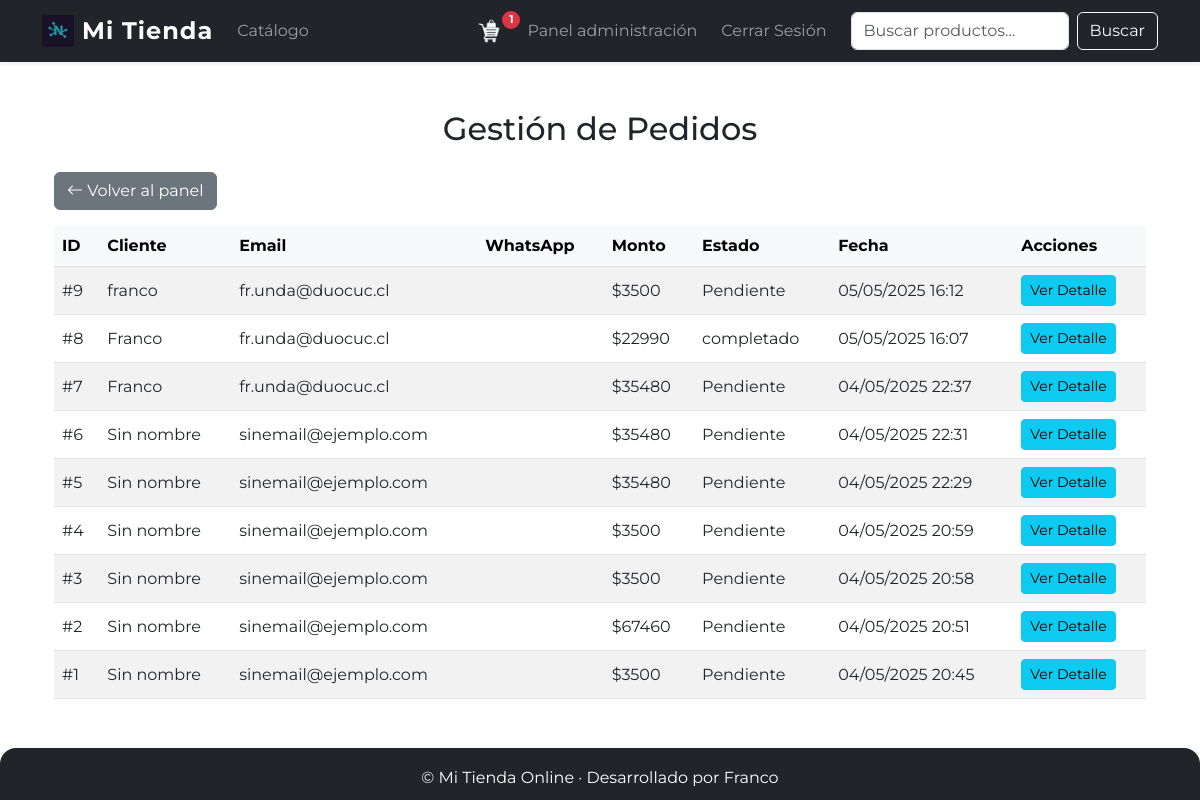
The page /panel/pedidos/ (signed in) on the database as committed earlier.
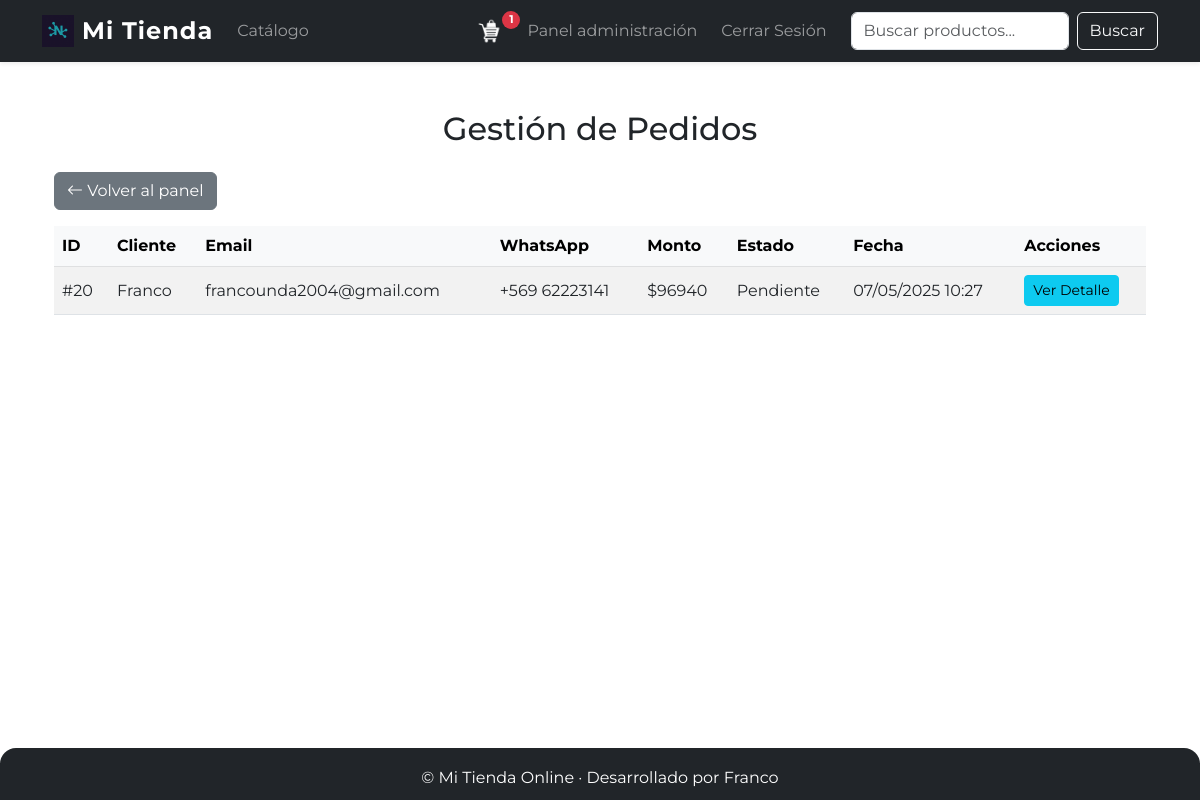
The same page on the database as committed later.
### tienda/models.py (models this page shows, shortened)
class Carrito(models.Model):
    usuario = models.OneToOneField(User, on_delete=models.CASCADE, null=True, blank=True)
    fecha_creacion = models.DateTimeField(auto_now_add=True)

class Pedido(models.Model):
    ESTADOS = (
        ('pendiente', 'Pendiente'),
        ('pagado', 'Pagado'),
        ('enviado', 'Enviado'),
        ('entregado', 'Entregado'),
    )
    usuario = models.ForeignKey(User, on_delete=models.CASCADE, null=True, blank=True)
    fecha_creacion = models.DateTimeField(auto_now_add=True)
    estado = models.CharField(max_length=20, choices=ESTADOS, default='pendiente')
    direccion_envio = models.TextField()
    total = models.DecimalField(max_digits=10, decimal_places=2)
    nombre_receptor = models.CharField(max_length=100, default="Sin nombre")
    email = models.EmailField(default="sinemail@ejemplo.com")
    telefono = models.CharField(max_length=20, default="", help_text="Número de WhatsApp/contacto")

### tienda/views.py (the view)
# urls.py: path('panel/pedidos/', views.admin_pedidos, name='admin_pedidos'),
@staff_member_required
def admin_pedidos(request):
    pedidos = Pedido.objects.all().order_by('-fecha_creacion')
    return render(request, 'tienda/admin_pedidos.html', {'pedidos': pedidos})

### tienda/context_processors.py (called while the page is built, shortened)
def carrito(request):
    if request.user.is_authenticated:
        carrito, _ = Carrito.objects.get_or_create(usuario=request.user)
        return {'carrito': carrito}

### templates/tienda/admin_pedidos.html (shortened to what this page needs)
{% extends 'base.html' %}
{% block content %}
<div class="container py-4">
    <h2 class="mb-4 text-center">Gestión de Pedidos</h2>
    <a href="{% url 'panel_admin' %}" class="btn btn-secondary mb-3"><i class="bi bi-arrow-left"></i> Volver al panel</a>
    <div class="table-responsive">
        <table class="table table-striped align-middle">
            <thead class="table-light">
                <tr>
                    <th>ID</th>
                    <th>Cliente</th>
                    <th>Email</th>
                    <th>WhatsApp</th>
                    <th>Monto</th>
                    <th>Estado</th>
                    <th>Fecha</th>
                    <th>Acciones</th>
                </tr>
            </thead>
            <tbody>
                {% for pedido in pedidos %}
                <tr>
                    <td>#{{ pedido.id }}</td>
                    <td>{{ pedido.nombre_receptor }}</td>
                    <td>{{ pedido.email }}</td>
                    <td>{{ pedido.telefono }}</td>
                    <td>${{ pedido.total|floatformat:0 }}</td>
                    <td>{{ pedido.get_estado_display }}</td>
                    <td>{{ pedido.fecha_creacion|date:"d/m/Y H:i" }}</td>
                    <td>
                        <a href="{% url 'admin_pedido_detalle' pedido.id %}" class="btn btn-sm btn-info">Ver Detalle</a>
                    </td>
                </tr>
                {% empty %}
                <tr><td colspan="8" class="text-center">No hay pedidos registrados.</td></tr>
                {% endfor %}
            </tbody>
        </table>
    </div>
</div>
{% endblock %}

### templates/base.html (shortened to what this page needs)
<!DOCTYPE html>
<html lang="es">
<head>
    <link href="https://cdn.jsdelivr.net/npm/bootstrap@5.3.0/dist/css/bootstrap.min.css" rel="stylesheet">
    {% load static %}
    {% load humanize %}
    <link rel="stylesheet" href="{% static 'css/style.css' %}">
    <link rel="stylesheet" href="https://cdn.jsdelivr.net/npm/bootstrap-icons@1.11.1/font/bootstrap-icons.min.css">
</head>
<body>
    <nav class="navbar navbar-expand-lg navbar-dark bg-dark shadow-sm sticky-top py-2">
        <div class="container">
            <a class="navbar-brand d-flex align-items-center gap-2 fw-bold" href="{% url 'home' %}" style="font-size: 1.5rem; letter-spacing: 1px;">
                <img src="{% static 'img/logo.png' %}" alt="Logo" width="32" height="32" style="object-fit:contain;"> Mi Tienda
            </a>
            <div class="collapse navbar-collapse" id="navbarNav">
                <ul class="navbar-nav me-auto mb-2 mb-lg-0">
                    <li class="nav-item">
                        <a class="nav-link" href="{% url 'catalogo' %}">Catálogo</a>
                    </li>
                </ul>
                <ul class="navbar-nav align-items-lg-center gap-lg-2">
                    <li class="nav-item">
                        <a class="nav-link position-relative" href="{% url 'ver_carrito' %}">
                            <img src="{% static 'img/carrito.png' %}" alt="Carrito" width="28" height="28" style="vertical-align: middle;">
                            {% if carrito and carrito.itemcarrito_set.count > 0 %}
                                <span class="position-absolute start-100 translate-middle badge rounded-pill bg-danger"
                                    style="top: 25%; font-size: 0.7rem; padding: 0.3em 0.5em; min-width: 18px; min-height: 18px;">
                                    {{ carrito.itemcarrito_set.count }}
                                </span>
                            {% endif %}
                        </a>
                    </li>
                    {% if user.is_authenticated %}
                        {% if user.is_staff %}
                        <li class="nav-item">
                            <a class="nav-link" href="{% url 'panel_admin' %}">Panel administración</a>
                        </li>
                        {% endif %}
                        <li class="nav-item">
                            <form method="post" action="{% url 'logout' %}" class="mb-0">
                                <button type="submit" class="nav-link btn btn-link">Cerrar Sesión</button>
                            </form>
                        </li>
                    {% endif %}
                </ul>
                <form class="d-flex ms-lg-3 mt-3 mt-lg-0" role="search" method="get" action="{% url 'catalogo' %}">
                    <input class="form-control me-2" type="search" placeholder="Buscar productos..." aria-label="Buscar" name="q" value="{{ request.GET.q|default:'' }}" style="min-width: 180px;">
                    <button class="btn btn-outline-light" type="submit">Buscar</button>
                </form>
            </div>
        </div>
    </nav>
    <div class="container mt-4">
        <div aria-live="polite" aria-atomic="true" class="position-fixed top-0 end-0 p-3" style="z-index: 1080; min-width: 320px;">
        </div>
        {% block content %}
        {% endblock %}
    </div>
</body>
<footer class="footer">
    <div>© {{ now|date:'Y' }} Mi Tienda Online &middot; Desarrollado por Franco</div>
</footer>
</html>

### static/css/style.css (style rules this page uses)
.footer { background: #212529; color: #fff; padding: 18px 0 10px 0; text-align: center; font-size: 1em; margin-top: auto; border-top-left-radius: 16px; border-top-right-radius: 16px; }
body, html { font-family: 'Montserrat', 'Segoe UI', Tahoma, Geneva, Verdana, sans-serif; height: 100%; }
body { min-height: 100vh; display: flex; flex-direction: column; }
.btn, .btn-primary, .btn-success, .btn-danger, .btn-secondary { transition: background 0.2s, color 0.2s, box-shadow 0.2s, transform 0.15s; }
.table td, .table th { vertical-align: middle; }

Rows that differ between the two databases and show on the page:
removed Pedido: id "9", nombre_receptor "franco", email "fr.unda@duocuc.cl", total "3500", estado "Pendiente", fecha_creacion "05/05/2025 16:12"
removed Pedido: id "8", nombre_receptor "Franco", email "fr.unda@duocuc.cl", total "22990", estado "completado", fecha_creacion "05/05/2025 16:07"
removed Pedido: id "7", nombre_receptor "Franco", email "fr.unda@duocuc.cl", total "35480", estado "Pendiente", fecha_creacion "04/05/2025 22:37"
removed Pedido: id "6", nombre_receptor "Sin nombre", email "sinemail@ejemplo.com", total "35480", estado "Pendiente", fecha_creacion "04/05/2025 22:31"
removed Pedido: id "5", nombre_receptor "Sin nombre", email "sinemail@ejemplo.com", total "35480", estado "Pendiente", fecha_creacion "04/05/2025 22:29"
removed Pedido: id "4", nombre_receptor "Sin nombre", email "sinemail@ejemplo.com", total "3500", estado "Pendiente", fecha_creacion "04/05/2025 20:59"
removed Pedido: id "3", nombre_receptor "Sin nombre", email "sinemail@ejemplo.com", total "3500", estado "Pendiente", fecha_creacion "04/05/2025 20:58"
removed Pedido: id "2", nombre_receptor "Sin nombre", email "sinemail@ejemplo.com", total "67460", estado "Pendiente", fecha_creacion "04/05/2025 20:51"
removed Pedido: id "1", nombre_receptor "Sin nombre", email "sinemail@ejemplo.com", total "3500", estado "Pendiente", fecha_creacion "04/05/2025 20:45"
added Pedido: id "20", nombre_receptor "Franco", email "francounda2004@gmail.com", telefono "+569 62223141", total "96940", estado "Pendiente", fecha_creacion "07/05/2025 10:27"
